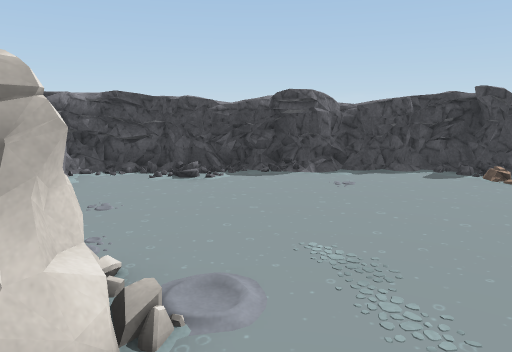
[1] (above)

16 first-person views from a walk through a scene from a Unity 3-D project. The camera is 1.5 m above the floor, tilts 10° down and sees 70° across. The floor is counted in squares, 1 m on a side. Each view is taken from the middle of a square. On the plan, view 1 faces up. The plan holds only what a view shows up to about 16 squares ahead; the rest is blank. Some surface patterns are stand-ins.

[2]
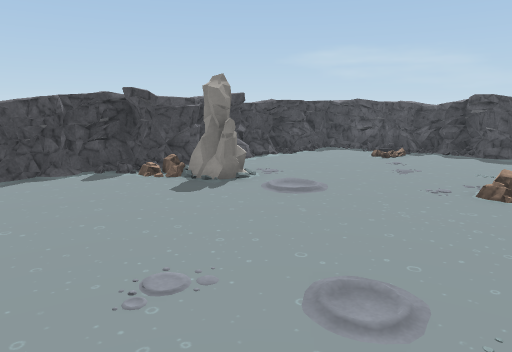

[3]
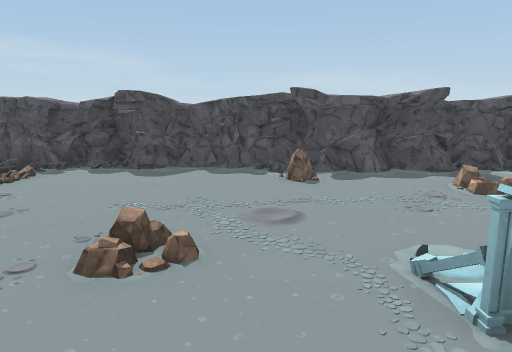

[4]
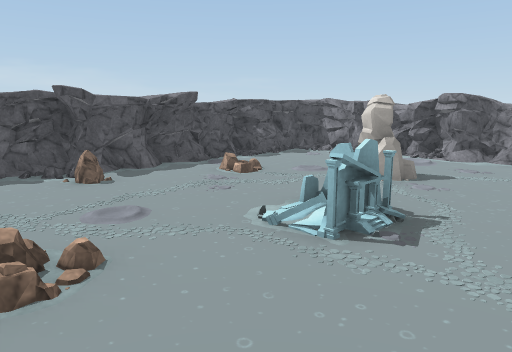

[5]
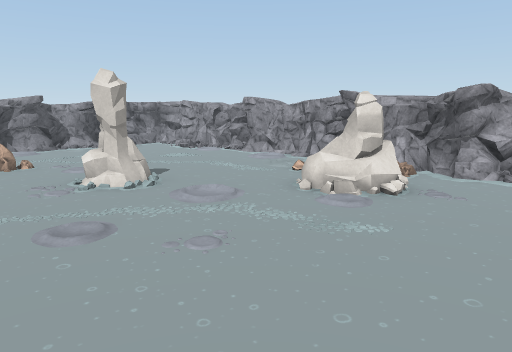

[6]
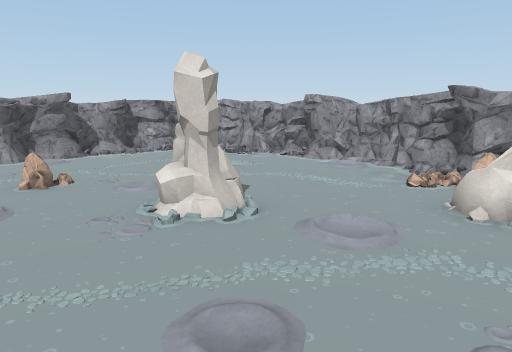

[7]
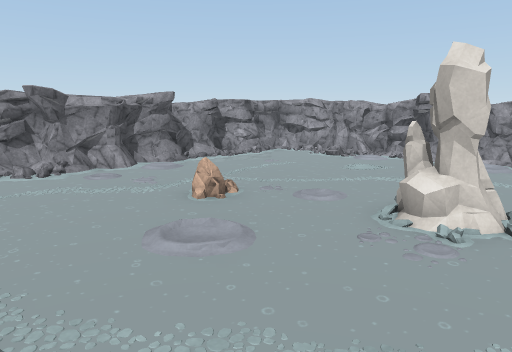

[8]
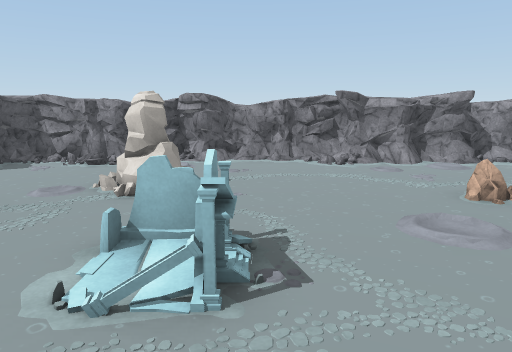

[9]
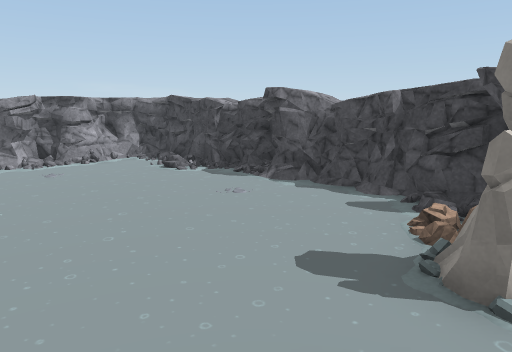

[10]
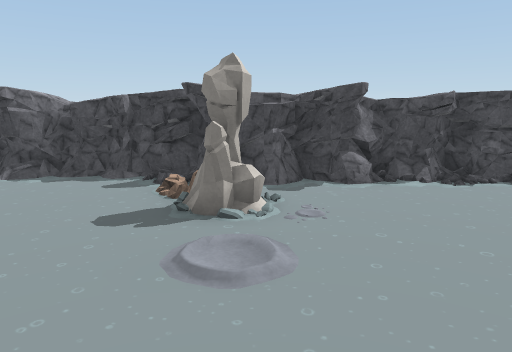

[11]
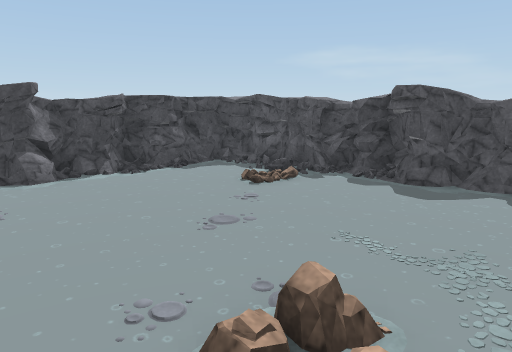

[12]
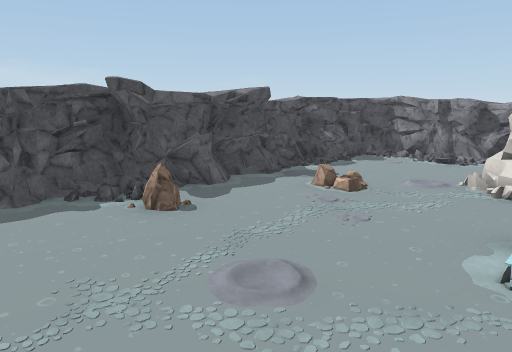

[13]
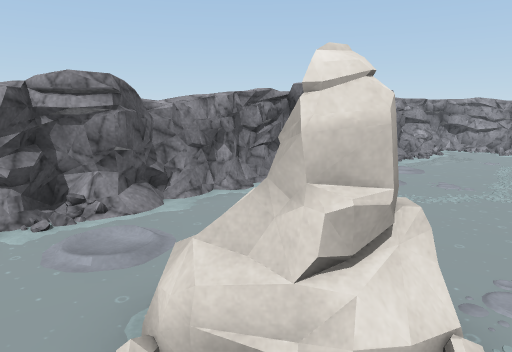

[14]
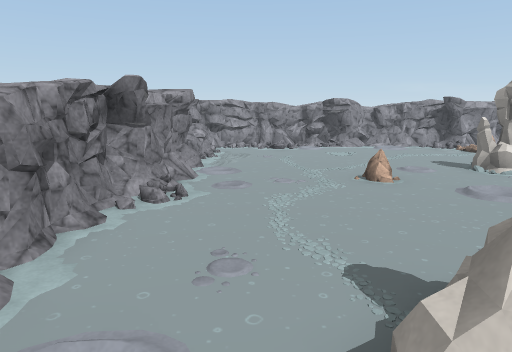

[15]
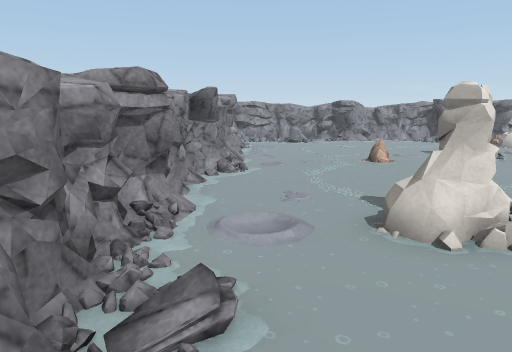

[16]
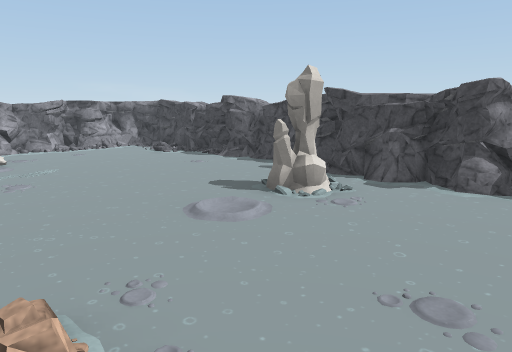

### Floor plan
Key: @ floor where view 1 was taken; # wall or solid block; . main floor; : floor 0.25 m higher than the main floor; / step, stairs or slope; = window, fence, low wall or low ledge; O other object.
Columns run from 5 left of view 1 to 15 right of it. Each row starts with its distance up from view 1.
 10  ###########
  9 ##=...###.###########
  8 #..........O........#
  7 #=.........OO....../#
  6 # .........OO.....//#
  5 #...................#
  4 ##..................#
  3 ##.O................#
  2  #:OO...............#
  1 ##O.................#
  0 ##...@..............#
 -1 #.....OO..........O##
 -2 #.....OO....O......##
 -3 #...........OO.....#
 -4 #...............//.##
 -5 #.......O......../.##
 -6 #.............OO....#
 -7 #/............OO....#
 -8 #/.................=#
 -9 #...................#
-10 ############..####=##
-11           ##########

Positions as (right, up) in squares from view 1, and headings:
1: (0, 0), facing up
2: (1, 0), facing up-right
3: (5, 0), facing right
4: (5, 2), facing down-right
5: (5, 6), facing down-left
6: (5, 3), facing down-left
7: (7, 0), facing down-left
8: (7, 1), facing down
9: (7, 3), facing up-left
10: (7, 1), facing up
11: (7, 0), facing up-right
12: (8, 2), facing down-right
13: (11, -5), facing down-left
14: (11, -8), facing left
15: (14, -9), facing left
16: (11, 1), facing up-left
